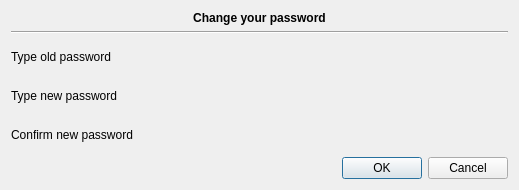
<?xml version="1.0" encoding="UTF-8"?>
<ui version="4.0">
 <class>UserPlugin::Internal::UserPasswordDialog</class>
 <widget class="QDialog" name="UserPlugin::Internal::UserPasswordDialog">
  <property name="geometry">
   <rect>
    <x>0</x>
    <y>0</y>
    <width>519</width>
    <height>190</height>
   </rect>
  </property>
  <property name="windowTitle">
   <string>Dialog</string>
  </property>
  <layout class="QGridLayout" name="gridLayout">
   <item row="0" column="0" colspan="3">
    <widget class="QLabel" name="label">
     <property name="sizePolicy">
      <sizepolicy hsizetype="Preferred" vsizetype="Fixed">
       <horstretch>0</horstretch>
       <verstretch>0</verstretch>
      </sizepolicy>
     </property>
     <property name="font">
      <font>
       <weight>75</weight>
       <bold>true</bold>
      </font>
     </property>
     <property name="text">
      <string>Change your password</string>
     </property>
     <property name="alignment">
      <set>Qt::AlignCenter</set>
     </property>
    </widget>
   </item>
   <item row="1" column="0" colspan="3">
    <widget class="Line" name="line">
     <property name="orientation">
      <enum>Qt::Horizontal</enum>
     </property>
    </widget>
   </item>
   <item row="2" column="0">
    <widget class="QLabel" name="label_4">
     <property name="text">
      <string>Type old password</string>
     </property>
    </widget>
   </item>
   <item row="3" column="0">
    <widget class="QLabel" name="labelNewPassword">
     <property name="text">
      <string>Type new password</string>
     </property>
    </widget>
   </item>
   <item row="4" column="0">
    <widget class="QLabel" name="labelControlPassword">
     <property name="text">
      <string>Confirm new password</string>
     </property>
    </widget>
   </item>
   <item row="5" column="0" colspan="3">
    <widget class="QDialogButtonBox" name="buttonBox">
     <property name="orientation">
      <enum>Qt::Horizontal</enum>
     </property>
     <property name="standardButtons">
      <set>QDialogButtonBox::Cancel|QDialogButtonBox::Ok</set>
     </property>
    </widget>
   </item>
   <item row="2" column="1" colspan="2">
    <widget class="Utils::LineEditEchoSwitcher" name="oldPass" native="true"/>
   </item>
   <item row="3" column="1" colspan="2">
    <widget class="Utils::LineEditEchoSwitcher" name="newPass" native="true"/>
   </item>
   <item row="4" column="1" colspan="2">
    <widget class="Utils::LineEditEchoSwitcher" name="newControl" native="true"/>
   </item>
  </layout>
 </widget>
 <customwidgets>
  <customwidget>
   <class>Utils::LineEditEchoSwitcher</class>
   <extends>QWidget</extends>
   <header location="global">utils/widgets/lineeditechoswitcher.h</header>
   <container>1</container>
  </customwidget>
 </customwidgets>
 <resources/>
 <connections>
  <connection>
   <sender>buttonBox</sender>
   <signal>accepted()</signal>
   <receiver>UserPlugin::Internal::UserPasswordDialog</receiver>
   <slot>accept()</slot>
   <hints>
    <hint type="sourcelabel">
     <x>224</x>
     <y>180</y>
    </hint>
    <hint type="destinationlabel">
     <x>157</x>
     <y>201</y>
    </hint>
   </hints>
  </connection>
  <connection>
   <sender>buttonBox</sender>
   <signal>rejected()</signal>
   <receiver>UserPlugin::Internal::UserPasswordDialog</receiver>
   <slot>reject()</slot>
   <hints>
    <hint type="sourcelabel">
     <x>292</x>
     <y>186</y>
    </hint>
    <hint type="destinationlabel">
     <x>286</x>
     <y>201</y>
    </hint>
   </hints>
  </connection>
 </connections>
</ui>
